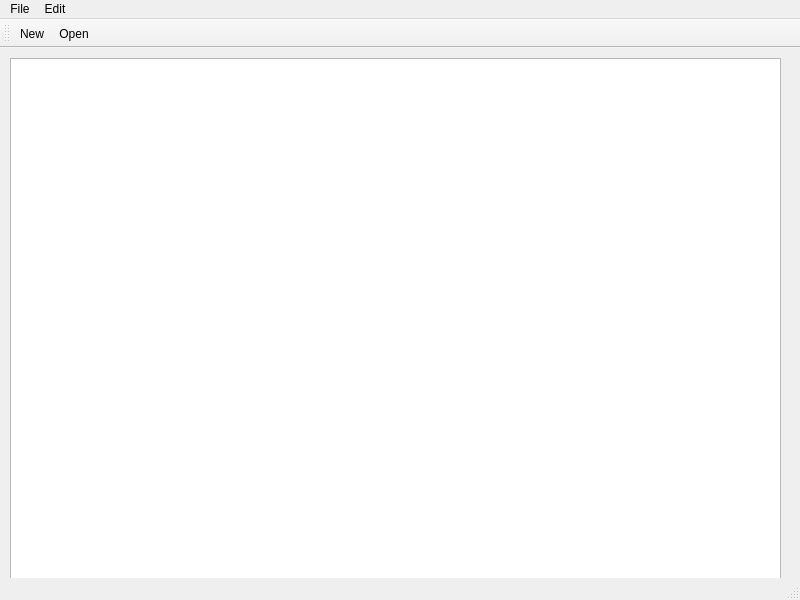
<?xml version="1.0" encoding="UTF-8"?>
<ui version="4.0">
 <class>My_Notepad</class>
 <widget class="QMainWindow" name="My_Notepad">
  <property name="geometry">
   <rect>
    <x>0</x>
    <y>0</y>
    <width>800</width>
    <height>600</height>
   </rect>
  </property>
  <property name="windowTitle">
   <string>MainWindow</string>
  </property>
  <widget class="QWidget" name="centralwidget">
   <widget class="QWidget" name="verticalLayoutWidget">
    <property name="geometry">
     <rect>
      <x>10</x>
      <y>10</y>
      <width>771</width>
      <height>531</height>
     </rect>
    </property>
    <layout class="QVBoxLayout" name="verticalLayout">
     <item>
      <widget class="QTextEdit" name="textEdit"/>
     </item>
    </layout>
   </widget>
  </widget>
  <widget class="QMenuBar" name="menubar">
   <property name="geometry">
    <rect>
     <x>0</x>
     <y>0</y>
     <width>800</width>
     <height>21</height>
    </rect>
   </property>
   <widget class="QMenu" name="menuFile">
    <property name="title">
     <string>File</string>
    </property>
    <addaction name="actionNew"/>
    <addaction name="actionOpen"/>
    <addaction name="actionSave_as"/>
    <addaction name="actionPrint"/>
    <addaction name="actionExit"/>
   </widget>
   <widget class="QMenu" name="menuEdit">
    <property name="title">
     <string>Edit</string>
    </property>
    <addaction name="actionCopy"/>
    <addaction name="actionPaste"/>
    <addaction name="actionCut"/>
    <addaction name="actionUndo"/>
    <addaction name="actionRedo"/>
   </widget>
   <addaction name="menuFile"/>
   <addaction name="menuEdit"/>
  </widget>
  <widget class="QStatusBar" name="statusbar"/>
  <widget class="QToolBar" name="toolBar">
   <property name="windowTitle">
    <string>toolBar</string>
   </property>
   <attribute name="toolBarArea">
    <enum>TopToolBarArea</enum>
   </attribute>
   <attribute name="toolBarBreak">
    <bool>false</bool>
   </attribute>
   <addaction name="actionNew"/>
   <addaction name="actionOpen"/>
  </widget>
  <action name="actionNew">
   <property name="icon">
    <iconset resource="Resources.qrc">
     <normaloff>:/images/Resources/New.bmp</normaloff>:/images/Resources/New.bmp</iconset>
   </property>
   <property name="text">
    <string>New</string>
   </property>
  </action>
  <action name="actionOpen">
   <property name="icon">
    <iconset resource="Resources.qrc">
     <normaloff>:/images/Resources/Open.bmp</normaloff>:/images/Resources/Open.bmp</iconset>
   </property>
   <property name="text">
    <string>Open</string>
   </property>
  </action>
  <action name="actionSave_as">
   <property name="icon">
    <iconset resource="Resources.qrc">
     <normaloff>:/images/Resources/Save.bmp</normaloff>:/images/Resources/Save.bmp</iconset>
   </property>
   <property name="text">
    <string>Save as</string>
   </property>
  </action>
  <action name="actionPrint">
   <property name="text">
    <string>Print</string>
   </property>
  </action>
  <action name="actionExit">
   <property name="text">
    <string>Exit</string>
   </property>
  </action>
  <action name="actionCopy">
   <property name="text">
    <string>Copy</string>
   </property>
  </action>
  <action name="actionPaste">
   <property name="text">
    <string>Paste</string>
   </property>
  </action>
  <action name="actionCut">
   <property name="text">
    <string>Cut</string>
   </property>
  </action>
  <action name="actionUndo">
   <property name="text">
    <string>Undo</string>
   </property>
  </action>
  <action name="actionRedo">
   <property name="text">
    <string>Redo</string>
   </property>
  </action>
 </widget>
 <resources>
  <include location="Resources.qrc"/>
 </resources>
 <connections/>
</ui>
